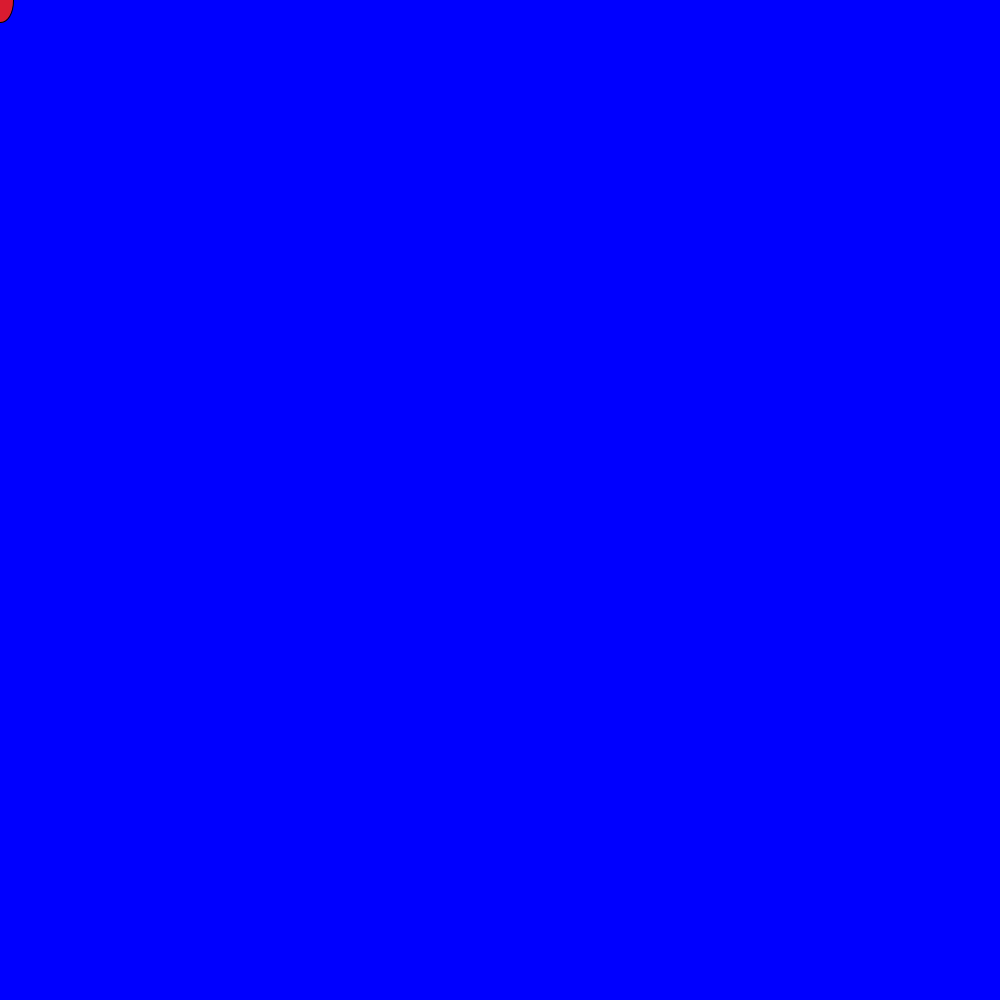
Frame 1 (no input)
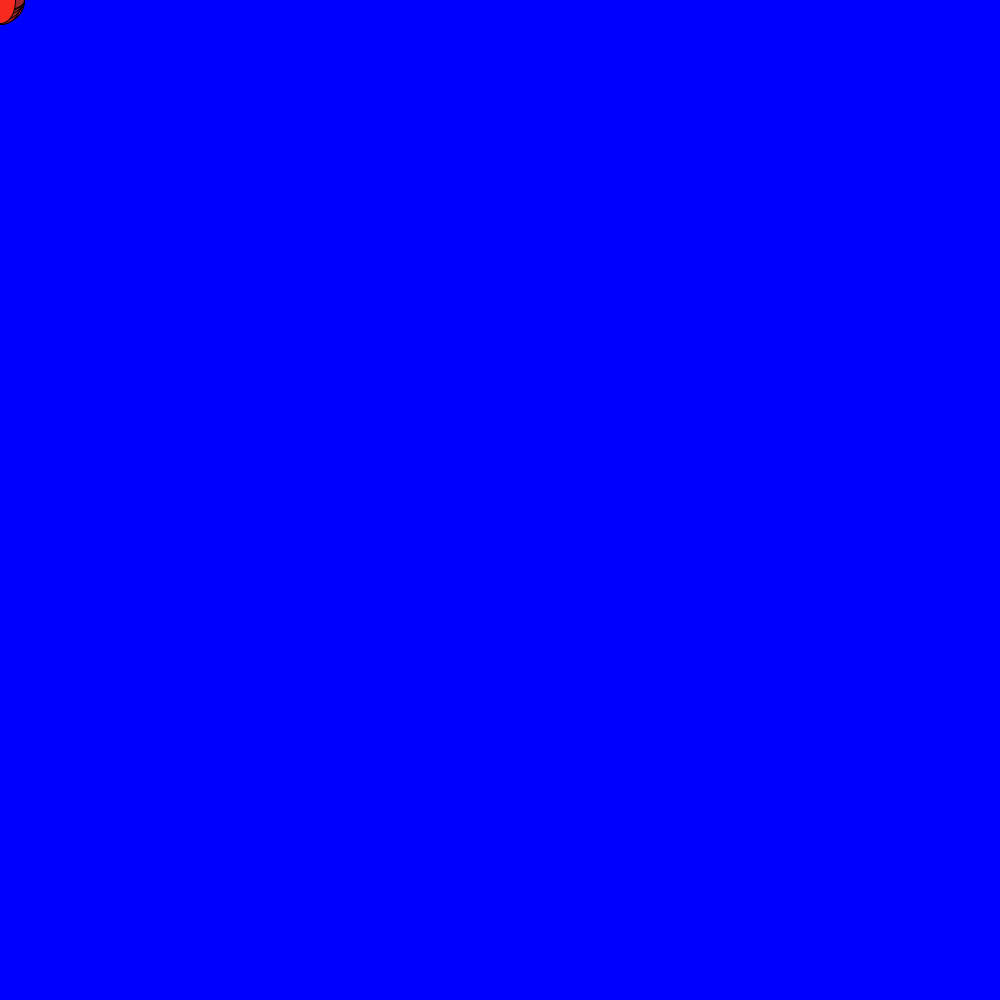
Frame 60 (the mouse pressed at the canvas centre just before this capture)
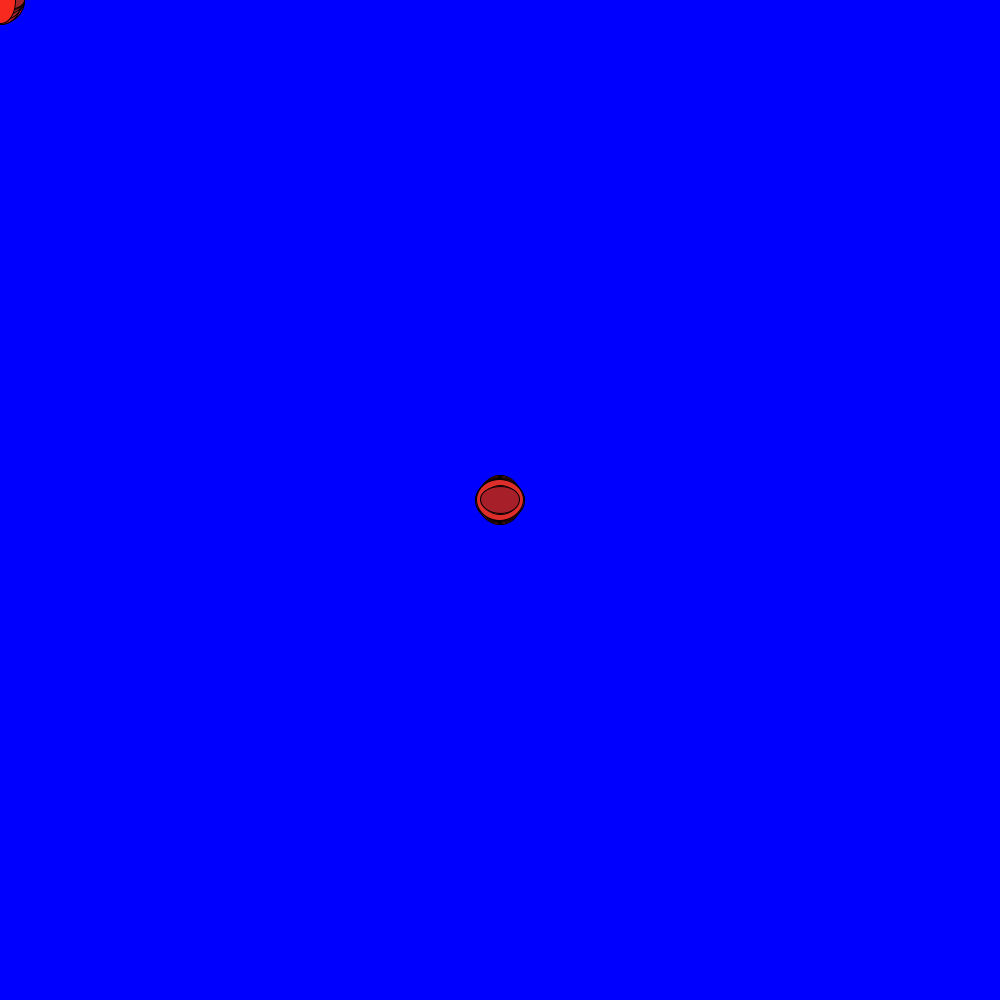
Frame 120 (the mouse held since frame 60 and released just before this capture)

The Processing sketch that drew these frames (run headless with seeded random() and noise(); from frame 60 on, the mouse is pressed at the canvas centre):

// Processing sketch: Random_ellipse
// ── Random_ellipse.pde
void setup() {
  size(1000,1000);
  background(0,0,255);
}


void draw() {
  fill(random(150,255),random(20,50),random(20,50));
  ellipse(mouseX,mouseY,random(20,50),random(20,50));
  //background(0,0,255);
  
}
